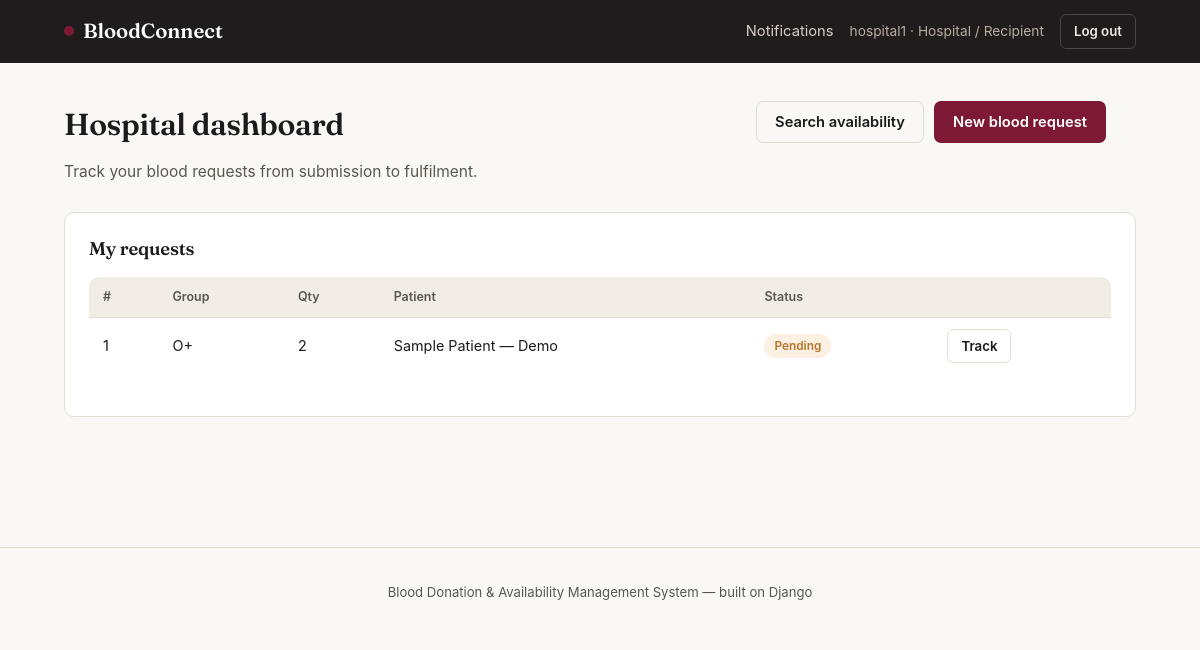
Screenshot of /hospital/ (signed in) with the database file from the repository.
### core/models.py (models this page shows, shortened)
class User(AbstractUser):
    class Role(models.TextChoices):
        DONOR = "DONOR", "Donor"
        STAFF = "STAFF", "Blood Bank Staff"
        HOSPITAL = "HOSPITAL", "Hospital / Recipient"
        ADMIN = "ADMIN", "System Administrator"
    role = models.CharField(max_length=10, choices=Role.choices, default=Role.DONOR)
    phone = models.CharField(max_length=15, blank=True)

class BloodRequest(models.Model):
    class Status(models.TextChoices):
        PENDING = "PENDING", "Pending"
        APPROVED = "APPROVED", "Approved"
        ISSUED = "ISSUED", "Issued"
        REJECTED = "REJECTED", "Rejected"
    hospital = models.ForeignKey(User, on_delete=models.CASCADE, related_name="requests")
    branch = models.ForeignKey(Branch, on_delete=models.SET_NULL, null=True)
    blood_group = models.CharField(max_length=3, choices=BLOOD_GROUP_CHOICES)
    units_needed = models.PositiveIntegerField(default=1)
    patient_name = models.CharField(max_length=120)
    is_emergency = models.BooleanField(default=False)
    status = models.CharField(max_length=10, choices=Status.choices, default=Status.PENDING)
    created_at = models.DateTimeField(auto_now_add=True)
    issued_units = models.ManyToManyField(BloodUnit, blank=True, related_name="issued_to_request")

### core/views.py (the view)
# urls.py: path("hospital/", views.hospital_dashboard, name="hospital_dashboard"),
@login_required
@user_passes_test(is_hospital_role)
def hospital_dashboard(request):
    my_requests = BloodRequest.objects.filter(hospital=request.user).order_by("-created_at")
    return render(request, "core/hospital_dashboard.html", {"requests": my_requests})

### core/context_processors.py (called while the page is built)
def notifications(request):
    if request.user.is_authenticated:
        count = request.user.notifications.filter(is_read=False).count()
        return {"unread_notification_count": count}
    return {"unread_notification_count": 0}

### core/views.py (called while the page is built)
def is_hospital_role(u):
    return u.is_authenticated and u.role == User.Role.HOSPITAL

### templates/core/hospital_dashboard.html
{% extends "base.html" %}
{% block content %}
<div class="page-head">
  <div><h1>Hospital dashboard</h1><p>Track your blood requests from submission to fulfilment.</p></div>
  <div class="page-head-actions">
    <a href="{% url 'search_availability' %}" class="btn btn-outline">Search availability</a>
    <a href="{% url 'create_request' %}" class="btn btn-primary">New blood request</a>
  </div>
</div>
<div class="panel">
  <h3>My requests</h3>
  {% if requests %}
  <div class="table-wrap" style="border:none;">
    <table>
      <thead><tr><th>#</th><th>Group</th><th>Qty</th><th>Patient</th><th>Status</th><th></th></tr></thead>
      <tbody>
        {% for r in requests %}
        <tr>
          <td>{{ r.id }}</td><td>{{ r.blood_group }}</td><td>{{ r.units_needed }}</td><td>{{ r.patient_name }}</td>
          <td>
            {% if r.status == "ISSUED" %}<span class="badge badge-teal">Issued</span>
            {% elif r.status == "APPROVED" %}<span class="badge badge-garnet">Approved</span>
            {% elif r.status == "REJECTED" %}<span class="badge badge-neutral">Rejected</span>
            {% else %}<span class="badge badge-amber">Pending</span>{% endif %}
          </td>
          <td><a href="{% url 'track_request' r.id %}" class="btn btn-outline btn-sm">Track</a></td>
        </tr>
        {% endfor %}
      </tbody>
    </table>
  </div>
  {% else %}<p class="muted small">No requests submitted yet.</p>{% endif %}
</div>
{% endblock %}

### templates/base.html (shortened to what this page needs)
<!DOCTYPE html>
<html lang="en">
<head>
{% load static %}
</head>
<body>
<div class="topbar">
  <div class="container">
    <a href="{% url 'home' %}" class="brand"><span class="dot"></span>BloodConnect</a>
    <div class="topbar-right">
      {% if user.is_authenticated %}
        {% if user.role != "ADMIN" %}
          <a href="{% url 'notifications' %}" class="link">Notifications{% if unread_notification_count %}<span class="bell-badge">{{ unread_notification_count }}</span>{% endif %}</a>
        {% endif %}
        <span class="who">{{ user.username }} · {{ user.get_role_display }}</span>
        <a href="{% url 'logout' %}" class="btn btn-ghost-light btn-sm">Log out</a>
      {% else %}
        <a href="{% url 'login' %}" class="link">Log in</a>
        <a href="{% url 'signup_donor' %}" class="btn btn-primary btn-sm">Become a donor</a>
      {% endif %}
    </div>
  </div>
</div>
<div class="page">
  <div class="container">
    {% block content %}{% endblock %}
  </div>
</div>
<footer>Blood Donation &amp; Availability Management System — built on Django</footer>
</body>
</html>

### rows the page displays
User: username "hospital1", role "Hospital / Recipient"
BloodRequest: id "1", blood_group "O+", units_needed "2", patient_name "Sample Patient — Demo", status "Pending"
